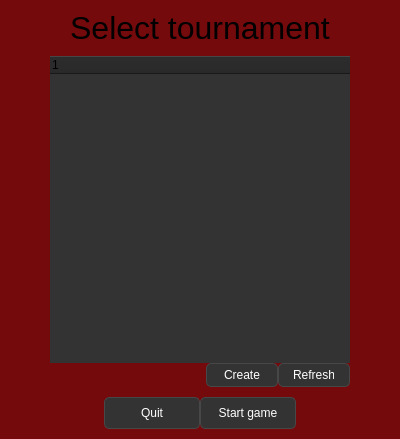
<?xml version="1.0" encoding="UTF-8"?>
<ui version="4.0">
 <class>TournamentSelectorView</class>
 <widget class="QWidget" name="TournamentSelectorView">
  <property name="geometry">
   <rect>
    <x>0</x>
    <y>0</y>
    <width>400</width>
    <height>439</height>
   </rect>
  </property>
  <property name="mouseTracking">
   <bool>true</bool>
  </property>
  <property name="tabletTracking">
   <bool>true</bool>
  </property>
  <property name="windowTitle">
   <string>Form</string>
  </property>
  <property name="styleSheet">
   <string notr="true"/>
  </property>
  <layout class="QGridLayout" name="gridLayout_3">
   <property name="leftMargin">
    <number>0</number>
   </property>
   <property name="topMargin">
    <number>0</number>
   </property>
   <property name="rightMargin">
    <number>0</number>
   </property>
   <property name="bottomMargin">
    <number>0</number>
   </property>
   <property name="spacing">
    <number>0</number>
   </property>
   <item row="0" column="0">
    <widget class="QWidget" name="MainContainer" native="true">
     <property name="mouseTracking">
      <bool>true</bool>
     </property>
     <property name="tabletTracking">
      <bool>true</bool>
     </property>
     <property name="styleSheet">
      <string notr="true">QWidget#MainContainer
{
	background-color: rgb(117, 10, 12);
	border:0px solid;
}

QHeaderView
{
	
	background-color: rgb(35, 35, 35);
}

QPushButton
{
	background-color: rgb(51, 51, 51);
	color:white;
	border:1px solid rgb(71, 71, 71);
	border-radius:5px;
	padding-left:15px;
	padding-right:15px;
}
QPushButton:hover
{
	background-color: rgb(149, 149, 149);
	color: black;
}

QPushButton:pressed
{
	border:2px solid rgb(71, 71, 71);
	font-size: 7pt;
}</string>
     </property>
     <layout class="QGridLayout" name="gridLayout_2">
      <property name="leftMargin">
       <number>0</number>
      </property>
      <property name="topMargin">
       <number>0</number>
      </property>
      <property name="rightMargin">
       <number>0</number>
      </property>
      <property name="bottomMargin">
       <number>0</number>
      </property>
      <property name="spacing">
       <number>0</number>
      </property>
      <item row="1" column="0">
       <widget class="QLabel" name="WidgetTitleSelector">
        <property name="font">
         <font>
          <pointsize>24</pointsize>
         </font>
        </property>
        <property name="styleSheet">
         <string notr="true">QLabel#WidgetTitleSelector
{
	color:black;
}

QFrame
{
	border:0px solid;
}</string>
        </property>
        <property name="text">
         <string>Select tournament</string>
        </property>
        <property name="alignment">
         <set>Qt::AlignCenter</set>
        </property>
       </widget>
      </item>
      <item row="5" column="0">
       <widget class="QFrame" name="ButonFrame">
        <property name="sizePolicy">
         <sizepolicy hsizetype="Preferred" vsizetype="Minimum">
          <horstretch>0</horstretch>
          <verstretch>0</verstretch>
         </sizepolicy>
        </property>
        <property name="maximumSize">
         <size>
          <width>16777215</width>
          <height>32</height>
         </size>
        </property>
        <property name="styleSheet">
         <string notr="true"/>
        </property>
        <property name="frameShape">
         <enum>QFrame::NoFrame</enum>
        </property>
        <property name="frameShadow">
         <enum>QFrame::Raised</enum>
        </property>
        <layout class="QHBoxLayout" name="horizontalLayout">
         <property name="spacing">
          <number>0</number>
         </property>
         <property name="leftMargin">
          <number>0</number>
         </property>
         <property name="topMargin">
          <number>0</number>
         </property>
         <property name="rightMargin">
          <number>0</number>
         </property>
         <property name="bottomMargin">
          <number>0</number>
         </property>
         <item>
          <spacer name="horizontalSpacer_3">
           <property name="orientation">
            <enum>Qt::Horizontal</enum>
           </property>
           <property name="sizeHint" stdset="0">
            <size>
             <width>117</width>
             <height>20</height>
            </size>
           </property>
          </spacer>
         </item>
         <item>
          <widget class="QPushButton" name="QuitButton">
           <property name="sizePolicy">
            <sizepolicy hsizetype="Fixed" vsizetype="Expanding">
             <horstretch>0</horstretch>
             <verstretch>0</verstretch>
            </sizepolicy>
           </property>
           <property name="minimumSize">
            <size>
             <width>96</width>
             <height>0</height>
            </size>
           </property>
           <property name="maximumSize">
            <size>
             <width>96</width>
             <height>16777215</height>
            </size>
           </property>
           <property name="text">
            <string>Quit</string>
           </property>
          </widget>
         </item>
         <item>
          <widget class="QPushButton" name="StartButton">
           <property name="sizePolicy">
            <sizepolicy hsizetype="Fixed" vsizetype="Expanding">
             <horstretch>0</horstretch>
             <verstretch>0</verstretch>
            </sizepolicy>
           </property>
           <property name="minimumSize">
            <size>
             <width>96</width>
             <height>0</height>
            </size>
           </property>
           <property name="maximumSize">
            <size>
             <width>96</width>
             <height>16777215</height>
            </size>
           </property>
           <property name="text">
            <string>Start game</string>
           </property>
          </widget>
         </item>
         <item>
          <spacer name="horizontalSpacer_4">
           <property name="orientation">
            <enum>Qt::Horizontal</enum>
           </property>
           <property name="sizeHint" stdset="0">
            <size>
             <width>117</width>
             <height>20</height>
            </size>
           </property>
          </spacer>
         </item>
        </layout>
       </widget>
      </item>
      <item row="2" column="0">
       <spacer name="verticalSpacer_2">
        <property name="orientation">
         <enum>Qt::Vertical</enum>
        </property>
        <property name="sizeType">
         <enum>QSizePolicy::Fixed</enum>
        </property>
        <property name="sizeHint" stdset="0">
         <size>
          <width>20</width>
          <height>10</height>
         </size>
        </property>
       </spacer>
      </item>
      <item row="3" column="0">
       <widget class="QFrame" name="frame">
        <property name="sizePolicy">
         <sizepolicy hsizetype="Preferred" vsizetype="Expanding">
          <horstretch>0</horstretch>
          <verstretch>0</verstretch>
         </sizepolicy>
        </property>
        <property name="frameShape">
         <enum>QFrame::NoFrame</enum>
        </property>
        <property name="frameShadow">
         <enum>QFrame::Raised</enum>
        </property>
        <property name="lineWidth">
         <number>0</number>
        </property>
        <layout class="QGridLayout" name="gridLayout">
         <property name="leftMargin">
          <number>0</number>
         </property>
         <property name="topMargin">
          <number>0</number>
         </property>
         <property name="rightMargin">
          <number>0</number>
         </property>
         <property name="bottomMargin">
          <number>0</number>
         </property>
         <property name="spacing">
          <number>0</number>
         </property>
         <item row="1" column="1">
          <widget class="QFrame" name="frame_3">
           <property name="minimumSize">
            <size>
             <width>0</width>
             <height>0</height>
            </size>
           </property>
           <property name="frameShape">
            <enum>QFrame::NoFrame</enum>
           </property>
           <property name="frameShadow">
            <enum>QFrame::Raised</enum>
           </property>
           <layout class="QHBoxLayout" name="horizontalLayout_2">
            <property name="spacing">
             <number>0</number>
            </property>
            <property name="leftMargin">
             <number>0</number>
            </property>
            <property name="topMargin">
             <number>0</number>
            </property>
            <property name="rightMargin">
             <number>0</number>
            </property>
            <property name="bottomMargin">
             <number>0</number>
            </property>
            <item>
             <spacer name="horizontalSpacer_5">
              <property name="orientation">
               <enum>Qt::Horizontal</enum>
              </property>
              <property name="sizeHint" stdset="0">
               <size>
                <width>211</width>
                <height>20</height>
               </size>
              </property>
             </spacer>
            </item>
            <item>
             <widget class="QPushButton" name="CreateButton">
              <property name="sizePolicy">
               <sizepolicy hsizetype="Fixed" vsizetype="Fixed">
                <horstretch>0</horstretch>
                <verstretch>0</verstretch>
               </sizepolicy>
              </property>
              <property name="minimumSize">
               <size>
                <width>72</width>
                <height>24</height>
               </size>
              </property>
              <property name="maximumSize">
               <size>
                <width>72</width>
                <height>24</height>
               </size>
              </property>
              <property name="text">
               <string>Create</string>
              </property>
             </widget>
            </item>
            <item>
             <widget class="QPushButton" name="RefreshButton">
              <property name="sizePolicy">
               <sizepolicy hsizetype="Fixed" vsizetype="Fixed">
                <horstretch>0</horstretch>
                <verstretch>0</verstretch>
               </sizepolicy>
              </property>
              <property name="minimumSize">
               <size>
                <width>72</width>
                <height>0</height>
               </size>
              </property>
              <property name="maximumSize">
               <size>
                <width>72</width>
                <height>24</height>
               </size>
              </property>
              <property name="text">
               <string>Refresh</string>
              </property>
             </widget>
            </item>
           </layout>
          </widget>
         </item>
         <item row="0" column="2">
          <spacer name="horizontalSpacer_2">
           <property name="orientation">
            <enum>Qt::Horizontal</enum>
           </property>
           <property name="sizeType">
            <enum>QSizePolicy::Fixed</enum>
           </property>
           <property name="sizeHint" stdset="0">
            <size>
             <width>50</width>
             <height>20</height>
            </size>
           </property>
          </spacer>
         </item>
         <item row="0" column="0">
          <spacer name="horizontalSpacer">
           <property name="orientation">
            <enum>Qt::Horizontal</enum>
           </property>
           <property name="sizeType">
            <enum>QSizePolicy::Fixed</enum>
           </property>
           <property name="sizeHint" stdset="0">
            <size>
             <width>50</width>
             <height>20</height>
            </size>
           </property>
          </spacer>
         </item>
         <item row="0" column="1">
          <widget class="QTreeWidget" name="treeWidget">
           <property name="styleSheet">
            <string notr="true">QTreeWidget#treeWidget
{
	background-color: rgb(51, 51, 51);
	border:0px solid;
}
</string>
           </property>
           <property name="frameShape">
            <enum>QFrame::NoFrame</enum>
           </property>
           <column>
            <property name="text">
             <string notr="true">1</string>
            </property>
           </column>
          </widget>
         </item>
        </layout>
       </widget>
      </item>
      <item row="4" column="0">
       <spacer name="verticalSpacer">
        <property name="orientation">
         <enum>Qt::Vertical</enum>
        </property>
        <property name="sizeType">
         <enum>QSizePolicy::Fixed</enum>
        </property>
        <property name="sizeHint" stdset="0">
         <size>
          <width>20</width>
          <height>10</height>
         </size>
        </property>
       </spacer>
      </item>
      <item row="6" column="0">
       <spacer name="verticalSpacer_3">
        <property name="orientation">
         <enum>Qt::Vertical</enum>
        </property>
        <property name="sizeType">
         <enum>QSizePolicy::Fixed</enum>
        </property>
        <property name="sizeHint" stdset="0">
         <size>
          <width>20</width>
          <height>10</height>
         </size>
        </property>
       </spacer>
      </item>
      <item row="0" column="0">
       <spacer name="verticalSpacer_4">
        <property name="orientation">
         <enum>Qt::Vertical</enum>
        </property>
        <property name="sizeType">
         <enum>QSizePolicy::Fixed</enum>
        </property>
        <property name="sizeHint" stdset="0">
         <size>
          <width>20</width>
          <height>10</height>
         </size>
        </property>
       </spacer>
      </item>
     </layout>
    </widget>
   </item>
  </layout>
 </widget>
 <resources/>
 <connections>
  <connection>
   <sender>QuitButton</sender>
   <signal>clicked()</signal>
   <receiver>TournamentSelectorView</receiver>
   <slot>close()</slot>
   <hints>
    <hint type="sourcelabel">
     <x>158</x>
     <y>422</y>
    </hint>
    <hint type="destinationlabel">
     <x>199</x>
     <y>219</y>
    </hint>
   </hints>
  </connection>
  <connection>
   <sender>RefreshButton</sender>
   <signal>clicked()</signal>
   <receiver>TournamentSelectorView</receiver>
   <slot>initiateRequest()</slot>
   <hints>
    <hint type="sourcelabel">
     <x>333</x>
     <y>374</y>
    </hint>
    <hint type="destinationlabel">
     <x>503</x>
     <y>354</y>
    </hint>
   </hints>
  </connection>
 </connections>
 <slots>
  <slot>initiateRequest()</slot>
 </slots>
</ui>
